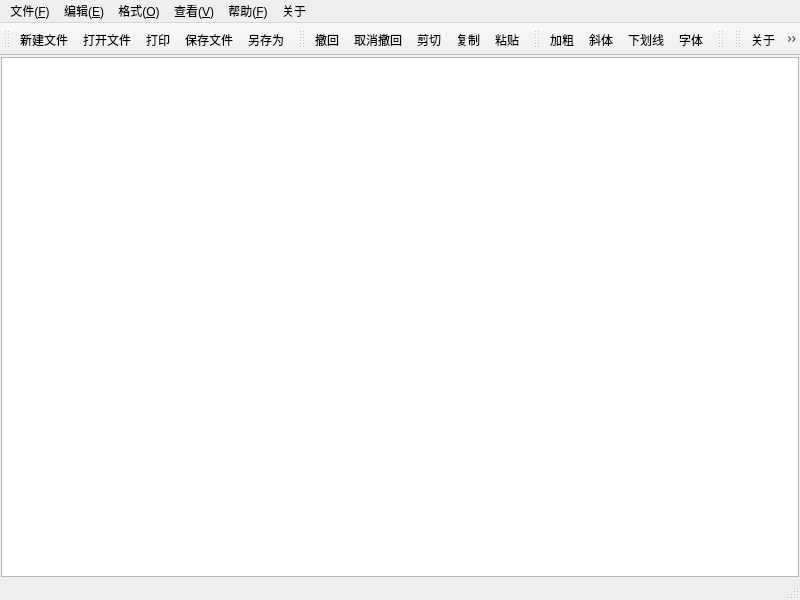
<?xml version="1.0" encoding="UTF-8"?>
<ui version="4.0">
 <class>MainWindow</class>
 <widget class="QMainWindow" name="MainWindow">
  <property name="geometry">
   <rect>
    <x>0</x>
    <y>0</y>
    <width>800</width>
    <height>600</height>
   </rect>
  </property>
  <property name="windowTitle">
   <string>Demo-Notepad</string>
  </property>
  <property name="windowIcon">
   <iconset resource="images.qrc">
    <normaloff>:/images/images/pencil.png</normaloff>:/images/images/pencil.png</iconset>
  </property>
  <widget class="QWidget" name="centralwidget">
   <layout class="QHBoxLayout" name="horizontalLayout">
    <property name="spacing">
     <number>1</number>
    </property>
    <property name="leftMargin">
     <number>1</number>
    </property>
    <property name="topMargin">
     <number>1</number>
    </property>
    <property name="rightMargin">
     <number>1</number>
    </property>
    <property name="bottomMargin">
     <number>1</number>
    </property>
    <item>
     <widget class="CodeEditor" name="textEdit"/>
    </item>
   </layout>
  </widget>
  <widget class="QMenuBar" name="menubar">
   <property name="geometry">
    <rect>
     <x>0</x>
     <y>0</y>
     <width>800</width>
     <height>18</height>
    </rect>
   </property>
   <widget class="QMenu" name="menu">
    <property name="title">
     <string>文件(&amp;F)</string>
    </property>
    <widget class="QMenu" name="recent">
     <property name="title">
      <string>最近打开</string>
     </property>
    </widget>
    <addaction name="new_file"/>
    <addaction name="open_file"/>
    <addaction name="recent"/>
    <addaction name="separator"/>
    <addaction name="save_file"/>
    <addaction name="save_as"/>
    <addaction name="separator"/>
    <addaction name="print"/>
    <addaction name="separator"/>
    <addaction name="exit"/>
   </widget>
   <widget class="QMenu" name="menu_2">
    <property name="title">
     <string>编辑(&amp;E)</string>
    </property>
    <addaction name="copy"/>
    <addaction name="paste"/>
    <addaction name="cut"/>
    <addaction name="separator"/>
    <addaction name="bolder"/>
    <addaction name="italics"/>
    <addaction name="underline"/>
    <addaction name="separator"/>
    <addaction name="font"/>
   </widget>
   <widget class="QMenu" name="menu_3">
    <property name="title">
     <string>关于</string>
    </property>
    <addaction name="about"/>
   </widget>
   <widget class="QMenu" name="menu_4">
    <property name="title">
     <string>格式(&amp;O)</string>
    </property>
   </widget>
   <widget class="QMenu" name="menu_5">
    <property name="title">
     <string>查看(&amp;V)</string>
    </property>
    <addaction name="Searchaction"/>
    <addaction name="actionsearch"/>
    <addaction name="actionreplace"/>
   </widget>
   <widget class="QMenu" name="menu_6">
    <property name="title">
     <string>帮助(&amp;F)</string>
    </property>
   </widget>
   <addaction name="menu"/>
   <addaction name="menu_2"/>
   <addaction name="menu_4"/>
   <addaction name="menu_5"/>
   <addaction name="menu_6"/>
   <addaction name="menu_3"/>
  </widget>
  <widget class="QStatusBar" name="statusbar"/>
  <widget class="QToolBar" name="toolBar">
   <property name="windowTitle">
    <string>toolBar</string>
   </property>
   <attribute name="toolBarArea">
    <enum>TopToolBarArea</enum>
   </attribute>
   <attribute name="toolBarBreak">
    <bool>false</bool>
   </attribute>
   <addaction name="new_file"/>
   <addaction name="open_file"/>
   <addaction name="print"/>
   <addaction name="save_file"/>
   <addaction name="save_as"/>
  </widget>
  <widget class="QToolBar" name="toolBar_2">
   <property name="windowTitle">
    <string>toolBar_2</string>
   </property>
   <attribute name="toolBarArea">
    <enum>TopToolBarArea</enum>
   </attribute>
   <attribute name="toolBarBreak">
    <bool>false</bool>
   </attribute>
   <addaction name="undo"/>
   <addaction name="redo"/>
   <addaction name="cut"/>
   <addaction name="copy"/>
   <addaction name="paste"/>
  </widget>
  <widget class="QToolBar" name="toolBar_3">
   <property name="windowTitle">
    <string>toolBar_3</string>
   </property>
   <attribute name="toolBarArea">
    <enum>TopToolBarArea</enum>
   </attribute>
   <attribute name="toolBarBreak">
    <bool>false</bool>
   </attribute>
   <addaction name="bolder"/>
   <addaction name="italics"/>
   <addaction name="underline"/>
   <addaction name="font"/>
  </widget>
  <widget class="QToolBar" name="toolBar_4">
   <property name="windowTitle">
    <string>toolBar_4</string>
   </property>
   <attribute name="toolBarArea">
    <enum>TopToolBarArea</enum>
   </attribute>
   <attribute name="toolBarBreak">
    <bool>false</bool>
   </attribute>
  </widget>
  <widget class="QToolBar" name="toolBar_5">
   <property name="windowTitle">
    <string>toolBar_5</string>
   </property>
   <attribute name="toolBarArea">
    <enum>TopToolBarArea</enum>
   </attribute>
   <attribute name="toolBarBreak">
    <bool>false</bool>
   </attribute>
   <addaction name="about"/>
   <addaction name="exit"/>
   <addaction name="actiontoolbar"/>
   <addaction name="actionstatusbar"/>
  </widget>
  <action name="new_file">
   <property name="icon">
    <iconset resource="images.qrc">
     <normaloff>:/images/images/new.png</normaloff>:/images/images/new.png</iconset>
   </property>
   <property name="text">
    <string>新建文件</string>
   </property>
   <property name="shortcut">
    <string>Ctrl+N</string>
   </property>
  </action>
  <action name="open_file">
   <property name="icon">
    <iconset resource="images.qrc">
     <normaloff>:/images/images/open.png</normaloff>:/images/images/open.png</iconset>
   </property>
   <property name="text">
    <string>打开文件</string>
   </property>
   <property name="shortcut">
    <string>Ctrl+O</string>
   </property>
  </action>
  <action name="save_file">
   <property name="icon">
    <iconset resource="images.qrc">
     <normaloff>:/images/images/save.png</normaloff>:/images/images/save.png</iconset>
   </property>
   <property name="text">
    <string>保存文件</string>
   </property>
   <property name="shortcut">
    <string>Ctrl+S</string>
   </property>
  </action>
  <action name="save_as">
   <property name="icon">
    <iconset resource="images.qrc">
     <normaloff>:/images/images/save_as.png</normaloff>:/images/images/save_as.png</iconset>
   </property>
   <property name="text">
    <string>另存为</string>
   </property>
   <property name="shortcut">
    <string>Ctrl+Shift+S</string>
   </property>
  </action>
  <action name="paste">
   <property name="icon">
    <iconset resource="images.qrc">
     <normaloff>:/images/images/paste.png</normaloff>:/images/images/paste.png</iconset>
   </property>
   <property name="text">
    <string>粘贴</string>
   </property>
   <property name="shortcut">
    <string>Ctrl+V</string>
   </property>
  </action>
  <action name="cut">
   <property name="icon">
    <iconset resource="images.qrc">
     <normaloff>:/images/images/cut.png</normaloff>:/images/images/cut.png</iconset>
   </property>
   <property name="text">
    <string>剪切</string>
   </property>
   <property name="shortcut">
    <string>Ctrl+X</string>
   </property>
  </action>
  <action name="copy">
   <property name="icon">
    <iconset resource="images.qrc">
     <normaloff>:/images/images/copy.png</normaloff>:/images/images/copy.png</iconset>
   </property>
   <property name="text">
    <string>复制</string>
   </property>
   <property name="shortcut">
    <string>Ctrl+C</string>
   </property>
  </action>
  <action name="bolder">
   <property name="checkable">
    <bool>true</bool>
   </property>
   <property name="icon">
    <iconset resource="images.qrc">
     <normaloff>:/images/images/bold.png</normaloff>:/images/images/bold.png</iconset>
   </property>
   <property name="text">
    <string>加粗</string>
   </property>
   <property name="shortcut">
    <string>Ctrl+B</string>
   </property>
  </action>
  <action name="italics">
   <property name="checkable">
    <bool>true</bool>
   </property>
   <property name="icon">
    <iconset resource="images.qrc">
     <normaloff>:/images/images/italic.png</normaloff>:/images/images/italic.png</iconset>
   </property>
   <property name="text">
    <string>斜体</string>
   </property>
   <property name="shortcut">
    <string>Ctrl+I</string>
   </property>
  </action>
  <action name="underline">
   <property name="checkable">
    <bool>true</bool>
   </property>
   <property name="icon">
    <iconset resource="images.qrc">
     <normaloff>:/images/images/underline.png</normaloff>:/images/images/underline.png</iconset>
   </property>
   <property name="text">
    <string>下划线</string>
   </property>
   <property name="shortcut">
    <string>Ctrl+U</string>
   </property>
  </action>
  <action name="font">
   <property name="icon">
    <iconset resource="images.qrc">
     <normaloff>:/images/images/font.png</normaloff>:/images/images/font.png</iconset>
   </property>
   <property name="text">
    <string>字体</string>
   </property>
   <property name="shortcut">
    <string>Ctrl+Shift+F</string>
   </property>
  </action>
  <action name="about">
   <property name="icon">
    <iconset resource="images.qrc">
     <normaloff>:/images/images/info.png</normaloff>:/images/images/info.png</iconset>
   </property>
   <property name="text">
    <string>关于</string>
   </property>
   <property name="shortcut">
    <string>Ctrl+Shift+I</string>
   </property>
  </action>
  <action name="undo">
   <property name="icon">
    <iconset resource="images.qrc">
     <normaloff>:/images/images/edit_undo.png</normaloff>:/images/images/edit_undo.png</iconset>
   </property>
   <property name="text">
    <string>撤回</string>
   </property>
   <property name="shortcut">
    <string>Ctrl+Z</string>
   </property>
  </action>
  <action name="redo">
   <property name="icon">
    <iconset resource="images.qrc">
     <normaloff>:/images/images/edit_redo.png</normaloff>:/images/images/edit_redo.png</iconset>
   </property>
   <property name="text">
    <string>取消撤回</string>
   </property>
   <property name="shortcut">
    <string>Ctrl+Shift+Z</string>
   </property>
  </action>
  <action name="exit">
   <property name="icon">
    <iconset resource="images.qrc">
     <normaloff>:/images/images/exit.png</normaloff>:/images/images/exit.png</iconset>
   </property>
   <property name="text">
    <string>退出</string>
   </property>
   <property name="shortcut">
    <string>Esc</string>
   </property>
  </action>
  <action name="print">
   <property name="icon">
    <iconset resource="images.qrc">
     <normaloff>:/images/images/print.png</normaloff>:/images/images/print.png</iconset>
   </property>
   <property name="text">
    <string>打印</string>
   </property>
   <property name="shortcut">
    <string>Ctrl+P</string>
   </property>
  </action>
  <action name="clear_history">
   <property name="text">
    <string>清除打开历史记录</string>
   </property>
   <property name="shortcut">
    <string>Ctrl+Alt+Shift+C</string>
   </property>
  </action>
  <action name="actionsearch">
   <property name="text">
    <string>search</string>
   </property>
  </action>
  <action name="Searchaction">
   <property name="text">
    <string>查找</string>
   </property>
   <property name="menuRole">
    <enum>QAction::MenuRole::NoRole</enum>
   </property>
  </action>
  <action name="actionreplace">
   <property name="text">
    <string>replace</string>
   </property>
  </action>
  <action name="actiontoolbar">
   <property name="text">
    <string>toolbar</string>
   </property>
   <property name="menuRole">
    <enum>QAction::MenuRole::NoRole</enum>
   </property>
  </action>
  <action name="actionstatusbar">
   <property name="text">
    <string>statusbar</string>
   </property>
   <property name="menuRole">
    <enum>QAction::MenuRole::NoRole</enum>
   </property>
  </action>
 </widget>
 <customwidgets>
  <customwidget>
   <class>CodeEditor</class>
   <extends>QTextEdit</extends>
   <header>codeeditor.h</header>
  </customwidget>
 </customwidgets>
 <resources>
  <include location="images.qrc"/>
 </resources>
 <connections/>
</ui>
